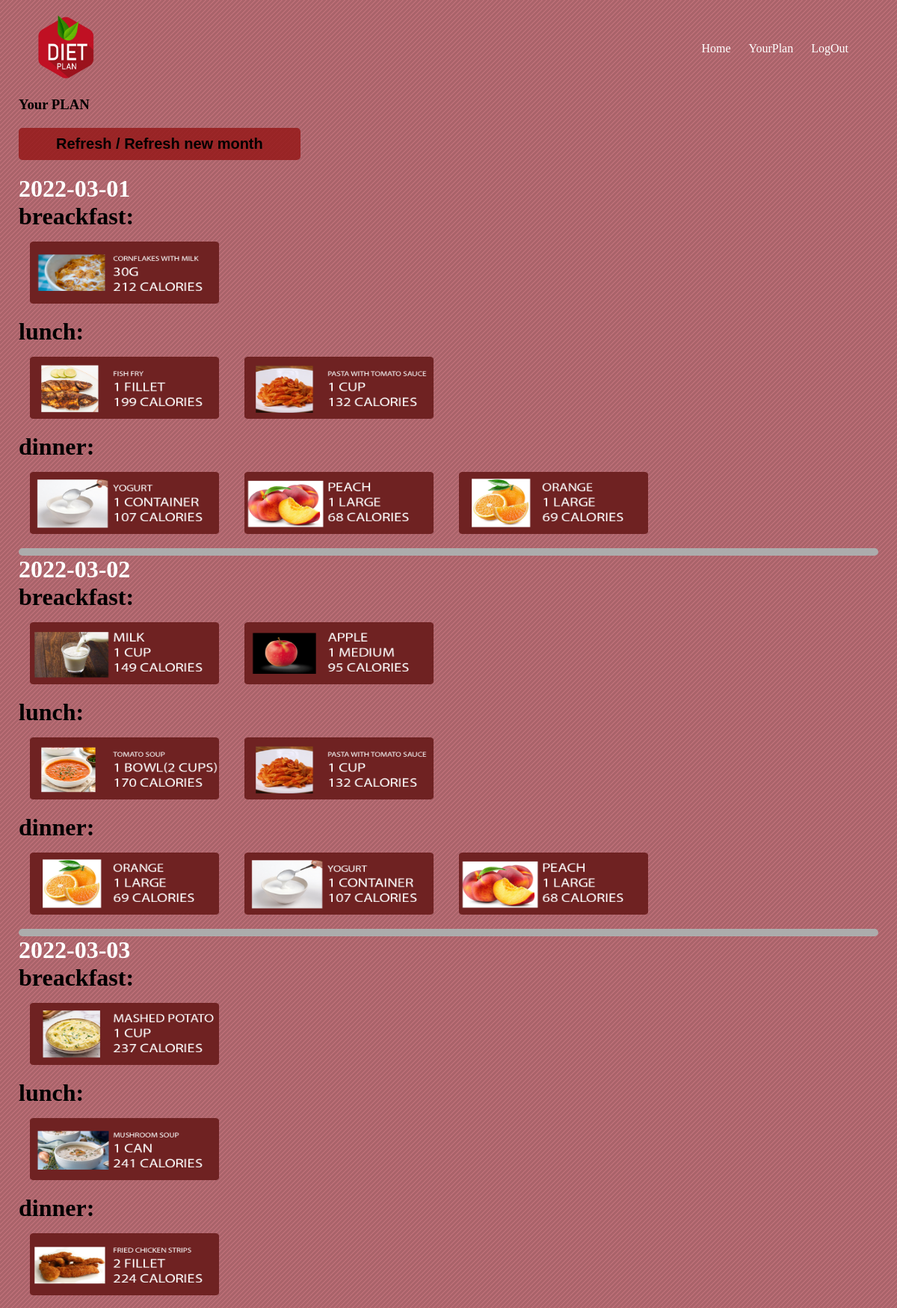
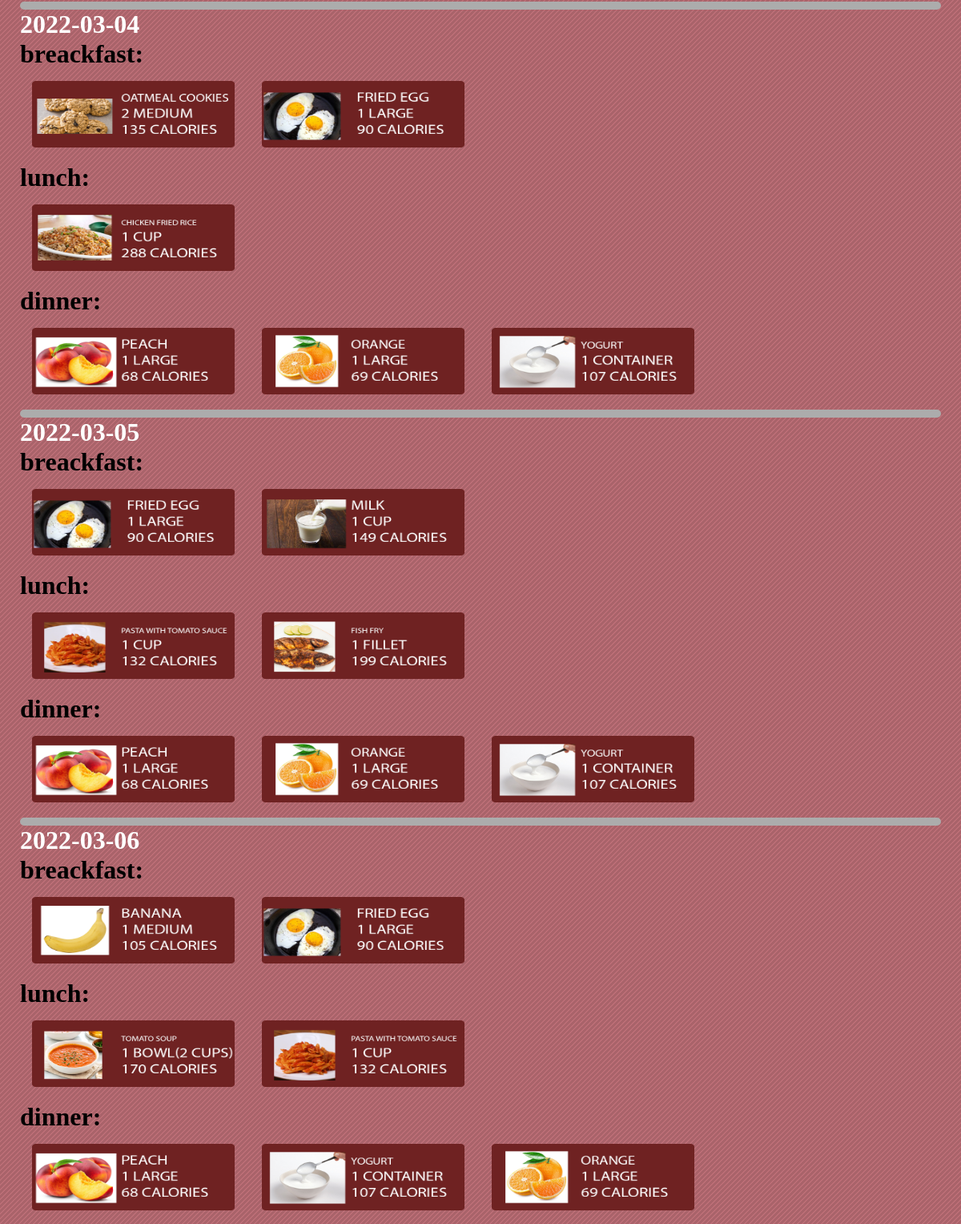
The app's page /plan (signed in, upper part) with its own data (2 pictures, top to bottom).
### website/models.py (models this page shows)
class food(db.Model):
    id = db.Column(db.Integer, primary_key=True)
    days = db.Column(db.String(150))
    breakfast = db.Column(db.String(600))
    lunch = db.Column(db.String(600))
    dinner = db.Column(db.String(600))
    user_id = db.Column(db.Integer, db.ForeignKey('user.id'))

### website/views.py (the view, shortened to what this page needs)
@views.route('/plan', methods=['GET', 'POST'])
@login_required
def plan():
    print('i am working!!')
    today = datetime.date.today()
    days_in_current_month = calendar.monthrange(today.year, today.month)[1]
    start_day = today - datetime.timedelta(days=today.day - 1)
    temp_start_day = start_day
    return render_template('plan.html', user=current_user)

### website/templates/plan.html (shortened to what this page needs)
<!DOCTYPE html>
<html lang="eng">
<head>
    <link rel="stylesheet" href="/static/style.css">
</head>
<body>
    <div class="header">
        <div class="allCont">
            <div class="topBar">
                <div class="logo">
                    <img src="static/Image/Logo/logo.png" width="85px">
                </div>
                <nav>
                    <ul>
                        <li><a id="home" href="/">Home</a></li>
                        {% if user.is_authenticated %}
                        <li><a id="YourPlan" href="/YourPlan">YourPlan</a></li>
                        <li><a id="logout" href="/logout">LogOut</a></li>
                        {% else %}
                        <li><a id="login" href="/login">Login</a></li>
                        <li><a id="signup" href="/sign-up">SignUp</a></li>
                        {% endif %}
                    </ul>
                </nav>
            </div>
                <h3> Your PLAN</h3>
                <form method="POST">
                    {% if user.new_user == '1' %}
                        <button type="submit" class="plan-btn">Refresh / Refresh new month</button><br/>
                    {% else %}
                        <h1 id="plan-h">Do "PLAN'S SEETINGS" to see your information or <a href="/settings">click here to go</a></h1>
                        <div class="r1">
                            <h3>&nbsp;</h3>
                        </div>
                    {% endif %}
                    {%  for food in user.food2 %}
                        <h1 id="days"> {{food.days}}</h1>
                        <h1>breackfast:</h1>
                        {% for i in (food.breakfast.split(',')) %}
                            <img src="static/Image/breackfast/{{i}}.png" class="img-plan">
                        {% endfor %}
                        <h1>lunch:</h1>
                        {% for i in (food.lunch.split(',')) %}
                            <img src="static/Image/lunch/{{i}}.png" class="img-plan">
                        {% endfor %}
                        <h1>dinner:</h1>
                        {% for i in (food.dinner.split(',')) %}
                            <img src="static/Image/dinner/{{i}}.png" class="img-plan">
                        {% endfor %}
                        <br/><hr class="new5">
                    {% endfor %}
                </form>
        </div>
    </div>
</body>
</html>

### website/static/style.css (style rules this page uses)
* { margin: 0; padding: 0; box-sizing: border-box; }
.topBar { display: flex; align-items: center; padding: 20px; }
nav { flex: 1; text-align: right; }
ul { display: inline-block; list-style-type: none; }
ul li { display: inline-block; margin-right: 20px; }
a { text-decoration: none; color: white; }
.allCont { max-width: 1800px; margin: auto; padding-left: 25px; padding-right: 25px; }
body { background-color: #a9636a; }
.plan-btn { font-size: 20px; font-weight: bold; margin: 20px 0; padding: 10px 50px; width: auto; border: 0; border-radius: 5px; cursor: pointer; background-color: rgba(146, 14, 14, 0.74) }
.img-plan { width: 283px; height: 113px; padding: 15px; }
hr.new5 { border: 5px solid rgb(172, 172, 172); border-radius: 5px; }
#days { color: white; }

### records on screen
food: days "2022-03-01", breakfast (picture)
food: days "2022-03-02", breakfast "milk,apple" (drawn)
food: days "2022-03-03", breakfast (picture), lunch (picture), dinner (picture)
food: days "2022-03-04", lunch (picture)
food: days "2022-03-05", breakfast "fried_egg,milk" (drawn)
food: days "2022-03-06", breakfast "banana,fried_egg" (drawn)
